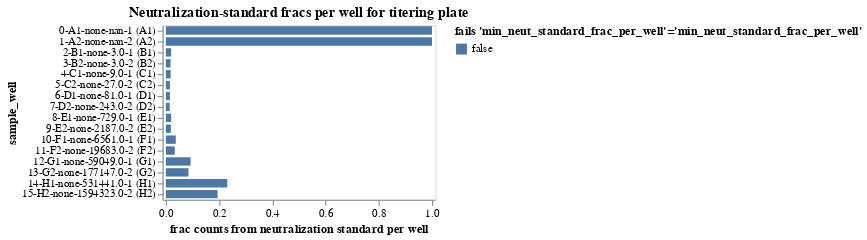

The cell this chart's notebook holds for it:
### Markdown cell above
## Fraction of counts from neutralization standard
Determine the fraction of counts from the neutralization standard in each sample, and make sure this fraction passess the QC threshold.

### Code cell
neut_standard_fracs = (
    counts.assign(
        neut_standard_count=lambda x: x["count"] * x["neut_standard"].astype(int)
    )
    .groupby(
        ["well", "sample_well"],
        dropna=False,
        as_index=False,
    )
    .aggregate(
        total_count=pd.NamedAgg("count", "sum"),
        neut_standard_count=pd.NamedAgg("neut_standard_count", "sum"),
    )
    .assign(
        neut_standard_frac=lambda x: x["neut_standard_count"] / x["total_count"],
        fails_qc=lambda x: (
            x["neut_standard_frac"] < 0.001
        ),
    )
)

neut_standard_fracs_chart = (
    alt.Chart(neut_standard_fracs)
    .encode(
        alt.X(
            "neut_standard_frac",
            title="frac counts from neutralization standard per well",
            scale=alt.Scale(nice=False, padding=3),
        ),
        alt.Y("sample_well", sort=sample_wells),
        alt.Color(
            "fails_qc",
            title=f"fails {'min_neut_standard_frac_per_well'=}",
            legend=alt.Legend(titleLimit=500),
        ),
        tooltip=[
            alt.Tooltip(c, format=".3g") if neut_standard_fracs[c].dtype == float else c
            for c in neut_standard_fracs.columns
        ],
    )
    .mark_bar(height={"band": 0.85})
    .properties(
        height=alt.Step(10),
        width=250,
        title=f"Neutralization-standard fracs per well for titering plate",
    )
    .configure_axis(grid=False)
    .configure_legend(titleLimit=1000)
)

display(neut_standard_fracs_chart)

### Figure 1 — Vega-Lite specification as saved in the notebook (floating-point values rounded to 4 significant figures)
{"config": {"view": {"continuousWidth": 300, "continuousHeight": 300}, "axis": {"grid": false}, "legend": {"titleLimit": 1000}}, "data": {"name": "data-b55f316725a722a5dc9d3d99152b58ba"}, "mark": {"type": "bar", "height": {"band": 0.85}}, "encoding": {"color": {"field": "fails_qc", "legend": {"titleLimit": 500}, "title": "fails 'min_neut_standard_frac_per_well'='min_neut_standard_frac_per_well'", "type": "nominal"}, "tooltip": [{"field": "well", "type": "nominal"}, {"field": "sample_well", "type": "nominal"}, {"field": "total_count", "type": "quantitative"}, {"field": "neut_standard_count", "type": "quantitative"}, {"field": "neut_standard_frac", "format": ".3g", "type": "quantitative"}, {"field": "fails_qc", "type": "nominal"}], "x": {"field": "neut_standard_frac", "scale": {"nice": false, "padding": 3}, "title": "frac counts from neutralization standard per well", "type": "quantitative"}, "y": {"field": "sample_well", "sort": ["none (B1)", "none (B1)", "none (B1)", "none (B1)", "none (B2)", "none (B2)", "none (B2)", "none (B2)", "none (C1)", "none (C1)", "none (C1)", "none (C1)", "none (C2)", "none (C2)", "none (C2)", "none (C2)", "none (D1)", "none (D1)", "none (D1)", "none (D1)", "none (D2)", "none (D2)", "none (D2)", "none (D2)", "none (E1)", "none (E1)", "none (E1)", "none (E1)", "none (E2)", "none (E2)", "none (E2)", "none (E2)", "none (F1)", "none (F1)", "none (F1)", "none (F1)", "none (F2)", "none (F2)", "none (F2)", "none (F2)", "none (G1)", "none (G1)", "none (G1)", "none (G1)", "none (G2)", "none (G2)", "none (G2)", "none (G2)", "none (H1)", "none (H1)", "none (H1)", "none (H1)", "none (H2)", "none (H2)", "none (H2)", "none (H2)", "none (A1)", "none (A1)", "none (A1)", "none (A1)", "none (A2)", "none (A2)", "none (A2)", "none (A2)"], "type": "nominal"}}, "height": {"step": 10}, "title": "Neutralization-standard fracs per well for titering plate", "width": 250, "$schema": "https://vega.github.io/schema/vega-lite/v5.16.3.json", "datasets": {"data-b55f316725a722a5dc9d3d99152b58ba": [{"well": "A1", "sample_well": "0-A1-none-nan-1 (A1)", "total_count": 4695129, "neut_standard_count": 4694937, "neut_standard_frac": 1.0, "fails_qc": false}, {"well": "A2", "sample_well": "1-A2-none-nan-2 (A2)", "total_count": 5106149, "neut_standard_count": 5106047, "neut_standard_frac": 1.0, "fails_qc": false}, {"well": "B1", "sample_well": "2-B1-none-3.0-1 (B1)", "total_count": 1921953, "neut_standard_count": 38256, "neut_standard_frac": 0.0199, "fails_qc": false}, {"well": "B2", "sample_well": "3-B2-none-3.0-2 (B2)", "total_count": 5285615, "neut_standard_count": 93610, "neut_standard_frac": 0.01771, "fails_qc": false}, {"well": "C1", "sample_well": "4-C1-none-9.0-1 (C1)", "total_count": 3179165, "neut_standard_count": 57560, "neut_standard_frac": 0.01811, "fails_qc": false}, {"well": "C2", "sample_well": "5-C2-none-27.0-2 (C2)", "total_count": 3527878, "neut_standard_count": 54479, "neut_standard_frac": 0.01544, "fails_qc": false}, {"well": "D1", "sample_well": "6-D1-none-81.0-1 (D1)", "total_count": 3181533, "neut_standard_count": 48834, "neut_standard_frac": 0.01535, "fails_qc": false}, {"well": "D2", "sample_well": "7-D2-none-243.0-2 (D2)", "total_count": 6355808, "neut_standard_count": 93184, "neut_standard_frac": 0.01466, "fails_qc": false}, {"well": "E1", "sample_well": "8-E1-none-729.0-1 (E1)", "total_count": 4331402, "neut_standard_count": 87027, "neut_standard_frac": 0.02009, "fails_qc": false}, {"well": "E2", "sample_well": "9-E2-none-2187.0-2 (E2)", "total_count": 5410866, "neut_standard_count": 101845, "neut_standard_frac": 0.01882, "fails_qc": false}, {"well": "F1", "sample_well": "10-F1-none-6561.0-1 (F1)", "total_count": 3316141, "neut_standard_count": 124024, "neut_standard_frac": 0.0374, "fails_qc": false}, {"well": "F2", "sample_well": "11-F2-none-19683.0-2 (F2)", "total_count": 5064344, "neut_standard_count": 169697, "neut_standard_frac": 0.03351, "fails_qc": false}, {"well": "G1", "sample_well": "12-G1-none-59049.0-1 (G1)", "total_count": 4580528, "neut_standard_count": 426187, "neut_standard_frac": 0.09304, "fails_qc": false}, {"well": "G2", "sample_well": "13-G2-none-177147.0-2 (G2)", "total_count": 5180443, "neut_standard_count": 441256, "neut_standard_frac": 0.08518, "fails_qc": false}, {"well": "H1", "sample_well": "14-H1-none-531441.0-1 (H1)", "total_count": 3827754, "neut_standard_count": 883819, "neut_standard_frac": 0.2309, "fails_qc": false}, {"well": "H2", "sample_well": "15-H2-none-1594323.0-2 (H2)", "total_count": 4349345, "neut_standard_count": 846282, "neut_standard_frac": 0.1946, "fails_qc": false}]}}
